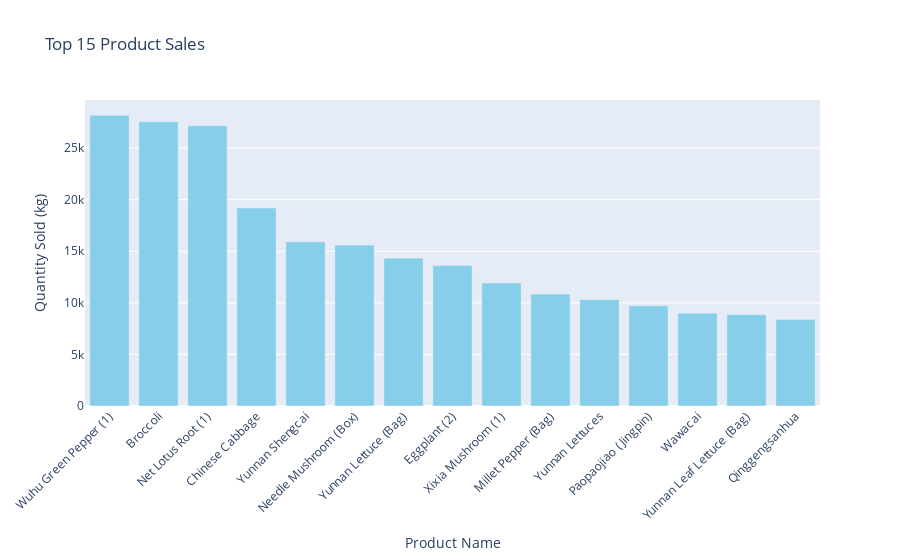

The notebook cell this image was saved under:
### Code cell
fig = px.bar(
    df_ordered.head(15),
    x='Item Name',
    y='Quantity Sold (kilo)',
    title='Top 15 Product Sales',
    labels={
        'Item Name': 'Product Name',
        'Quantity Sold (kilo)': 'Quantity Sold (kg)'
    },
    color_discrete_sequence=['skyblue']
)

fig.update_layout(xaxis_tickangle=-45)
fig.show()

### Figure 1 — Plotly figure (JSON) as saved in the notebook; plotly's stock layout.template omitted (floating-point values rounded to 4 significant figures)
{"data": [{"hovertemplate": "Product Name=%{x}<br>Quantity Sold (kg)=%{y}<extra></extra>", "legendgroup": "", "marker": {"color": "skyblue", "pattern": {"shape": ""}}, "name": "", "orientation": "v", "showlegend": false, "textposition": "auto", "type": "bar", "x": ["Wuhu Green Pepper (1)", "Broccoli", "Net Lotus Root (1)", "Chinese Cabbage", "Yunnan Shengcai", "Needle Mushroom (Box)", "Yunnan Lettuce (Bag)", "Eggplant (2)", "Xixia Mushroom (1)", "Millet Pepper (Bag)", "Yunnan Lettuces", "Paopaojiao (Jingpin)", "Wawacai", "Yunnan Leaf Lettuce (Bag)", "Qinggengsanhua"], "xaxis": "x", "y": [28180.0, 27560.0, 27170.0, 19200.0, 15920.0, 15600.0, 14340.0, 13610.0, 11930.0, 10850.0, 10310.0, 9707.0, 9002.0, 8856.0, 8394.0], "yaxis": "y"}], "layout": {"barmode": "relative", "legend": {"tracegroupgap": 0}, "title": {"text": "Top 15 Product Sales"}, "xaxis": {"anchor": "y", "domain": [0, 1], "tickangle": -45, "title": {"text": "Product Name"}}, "yaxis": {"anchor": "x", "domain": [0, 1], "title": {"text": "Quantity Sold (kg)"}}}}
